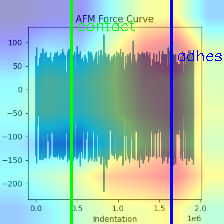
#> input picture results/afm_explainability.png, 224 x 224 px, given in place of curve_0.png, which was not available
$ python run_curve_regions.py
#> lines starting #> are read from the running program, lines starting #| are printed output that depends on the picture; after the words box and inside, x2 and y2 are one past the last pixel; in counts of white or black regions, pixels touching at a corner belong together; pictures that were not available may be replaced by others from this repository, and a replacement may not be noted
### src/analysis/afm_curve_regions.py
import cv2
import numpy as np


def detect_curve_regions(image_path):

#> called with image_path = 'data/dataset/train/curve_0.png'
    image = cv2.imread(image_path, 0)
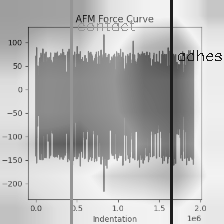
#> image: shape (224, 224); min 16, max 243, mean 182.4

    image = cv2.resize(image, (224,224))

    edges = cv2.Canny(image, 50,150)
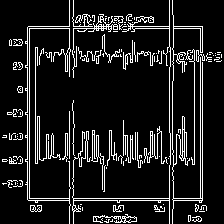
#> edges: shape (224, 224); 11.4% white in thin lines or dots

    curve_pixels = np.where(edges > 0)
#> curve_pixels = 5696 positions, rows 0 to 223, columns 2 to 221

    x = curve_pixels[1]
#> x = 5696 values, max 221 at index 1407, min 2 at index 3050, mean 112.3

    contact = int(np.percentile(x, 30))
#> contact = 73

    adhesion = int(np.percentile(x, 80))
#> adhesion = 173

    return contact, adhesion

### src/analysis/plot_curve_regions.py
import cv2


def plot_curve_regions(image_path, contact, adhesion, output_path):

    image = cv2.imread(image_path)

    image = cv2.resize(image, (224,224))

    height = image.shape[0]

    cv2.line(image, (contact,0), (contact,height), (0,255,0), 2)

    cv2.line(image, (adhesion,0), (adhesion,height), (0,0,255), 2)

    cv2.putText(image, "contact", (contact+5,30),
                cv2.FONT_HERSHEY_SIMPLEX, 0.5, (0,255,0),1)

    cv2.putText(image, "adhesion", (adhesion+5,60),
                cv2.FONT_HERSHEY_SIMPLEX, 0.5, (0,0,255),1)

    cv2.imwrite(output_path, image)

### src/analysis/run_curve_regions.py
import sys
from pathlib import Path

project_root = Path(__file__).resolve().parents[2]
sys.path.append(str(project_root))

from src.analysis.afm_curve_regions import detect_curve_regions
from src.analysis.plot_curve_regions import plot_curve_regions


image_path = "data/dataset/train/curve_0.png"

contact, adhesion = detect_curve_regions(image_path)
#> contact = 73; adhesion = 173

plot_curve_regions(
    image_path,
    contact,
    adhesion,
    "results/curve_regions.png"
)
#> in plot_curve_regions, image is the input picture: shape (224, 224, 3); mean B, G, R 181.2, 197, 155.8
#> in plot_curve_regions, `cv2.line(image, (adhesion,0), (adhesion,height), (0,0,255), 2)`:
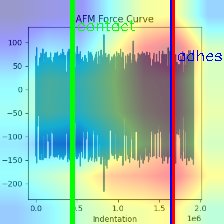
#> image: shape (224, 224, 3); mean B, G, R 177, 196.3, 156.7
#> in plot_curve_regions, `cv2.putText(image, "contact", (contact+5,30), cv2.FONT_HERSHEY_SIMPLEX..`:
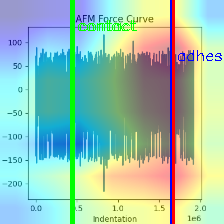
#> image: shape (224, 224, 3); 0.19% of pixels changed, all inside (x1, y1, x2, y2) = (80, 20, 137, 31)
#> in plot_curve_regions, `cv2.putText(image, "adhesion", (adhesion+5,60), cv2.FONT_HERSHEY_SIMPL..`:
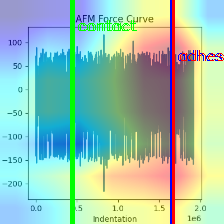
#> image: shape (224, 224, 3); 0.22% of pixels changed, all inside (x1, y1, x2, y2) = (180, 50, 224, 61)

print("curve regions saved")
